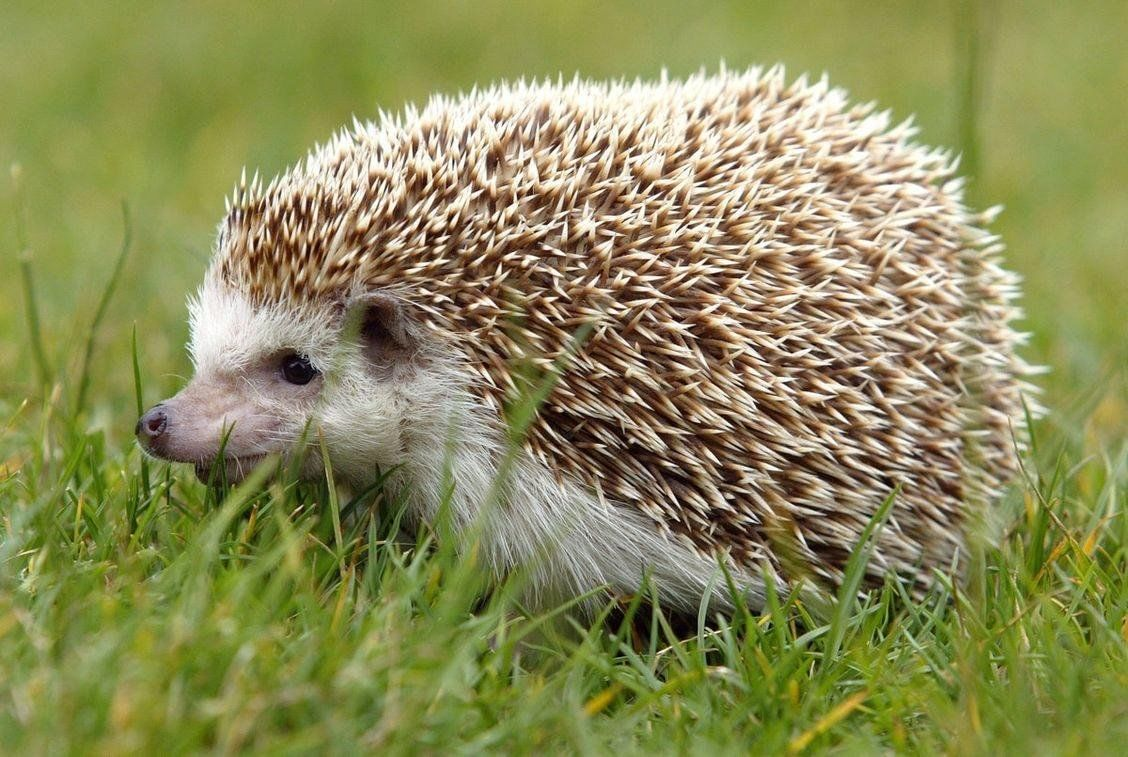
#> input picture 02_libraries_practice/opencv_practice/images/ежик.jpg, 1128 x 757 px, found by its file name
$ python '1 найти фрагмент засекание времени match.py'
#> lines starting #> are read from the running program, lines starting #| are printed output that depends on the picture; after the words box and inside, x2 and y2 are one past the last pixel; in counts of white or black regions, pixels touching at a corner belong together
import cv2
import numpy as np
import time

def main():
    img_path = r"C:\Users\ZiganshinShamil\Desktop\Study\ml_study\02_libraries_practice\opencv_practice\images\ежик.jpg"
    templ_path = r"C:\Users\ZiganshinShamil\Desktop\Study\ml_study\02_libraries_practice\opencv_practice\images\template.png"

    img = cv2.imread(img_path, cv2.IMREAD_GRAYSCALE)
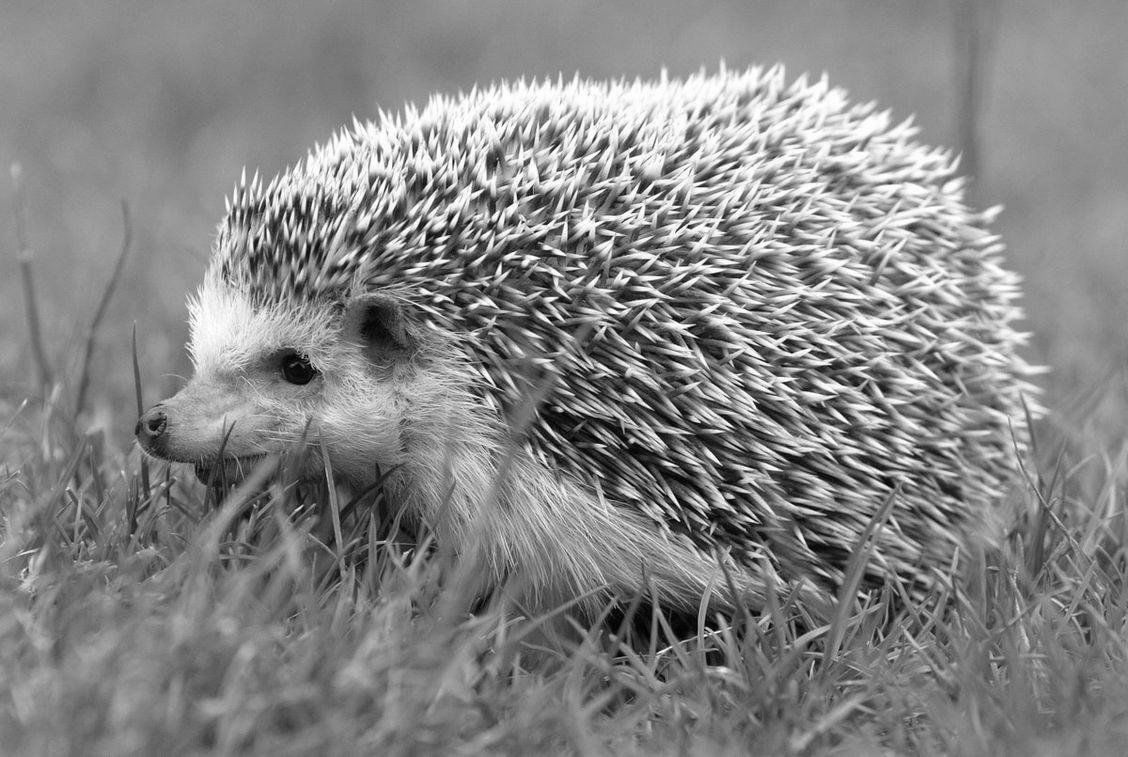
#> img: shape (757, 1128); min 0, max 255, mean 133.7
    templ = cv2.imread(templ_path, cv2.IMREAD_GRAYSCALE)
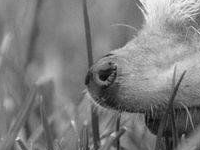
#> input picture 02_libraries_practice/opencv_practice/images/template.png, 200 x 150 px, found by its file name
#> templ is the input picture: shape (150, 200); min 5, max 253, mean 125.3


    start_time = time.time()
    res = cv2.matchTemplate(img, templ, cv2.TM_CCOEFF_NORMED)
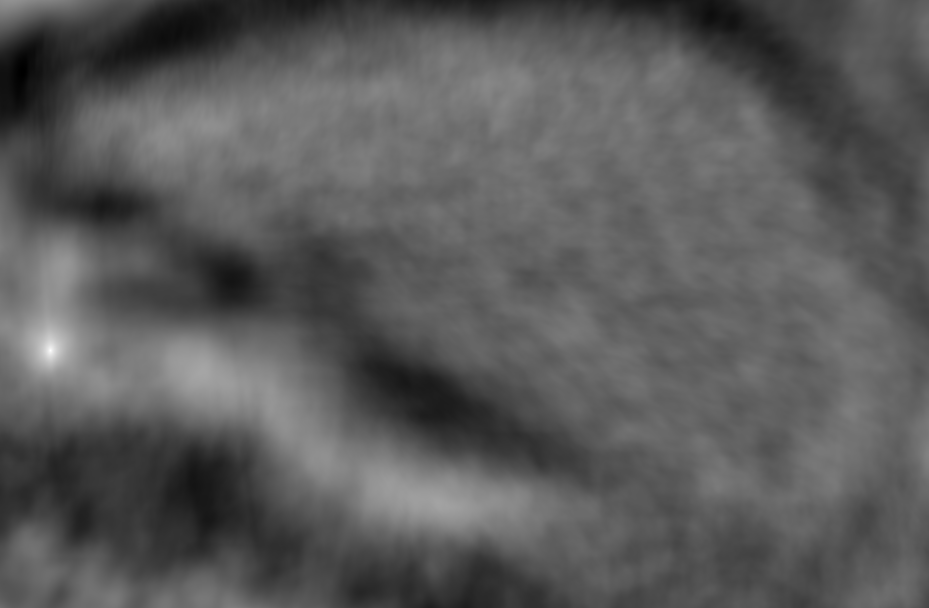
#> res: shape (608, 929) float32; min -0.53, max 1, mean 0.0136; drawn with min black and max white
    end_time = time.time()

    print(f"Время выполнения cv2.matchTemplate: {end_time - start_time:.4f} секунд")


    min_val, max_val, min_loc, max_loc = cv2.minMaxLoc(res)
#> min_val = -0.53; max_val = 1; min_loc = (22, 72); max_loc = (50, 350)
    top_left = max_loc
#> top_left = (50, 350)
    max_correlation_value = max_val
#> max_correlation_value = 1

    print("Максимальная корреляция в точке:", top_left)
#| Максимальная корреляция в точке: (50, 350)
    print("Значение корреляции:", max_correlation_value)
#| Значение корреляции: 1.0

    img_color = cv2.imread(img_path)
#> img_color is the input picture: shape (757, 1128, 3); mean B, G, R 87.9, 139.8, 139.3
    h, w = templ.shape
#> h = 150; w = 200
    bottom_right = (top_left[0] + w, top_left[1] + h)
#> bottom_right = (250, 500)
    cv2.rectangle(img_color, top_left, bottom_right, (0, 0, 255), 2)
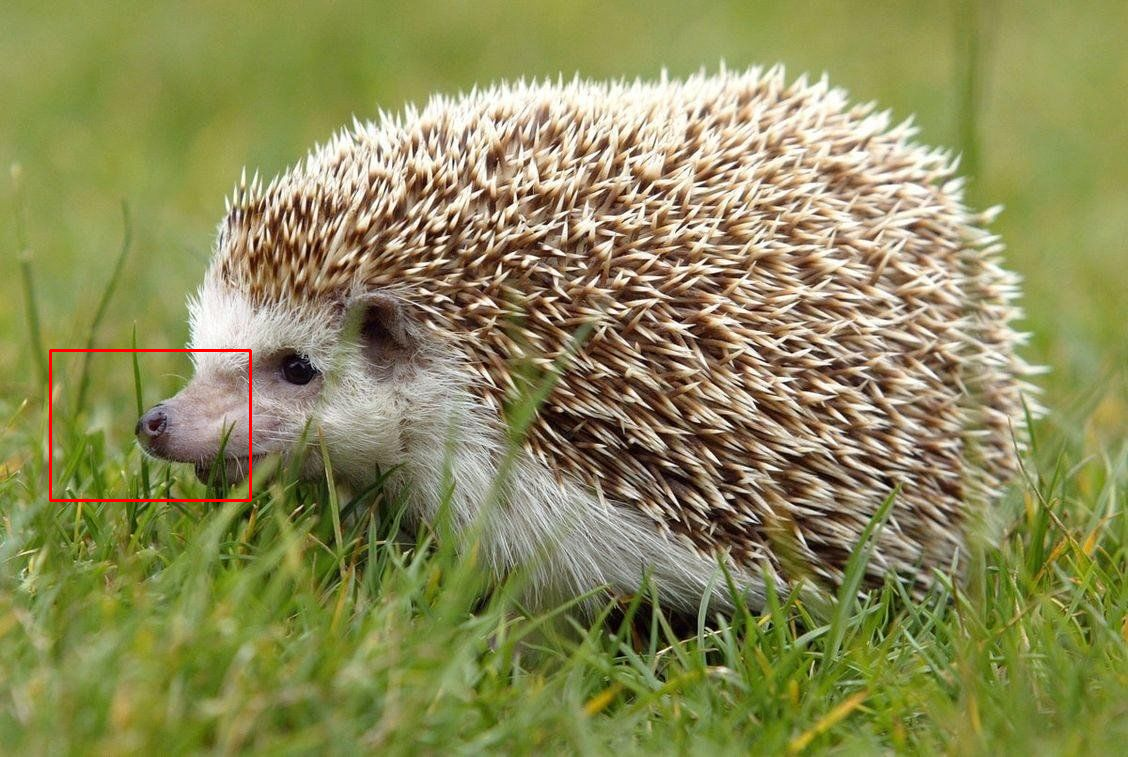
#> img_color: shape (757, 1128, 3); 0.25% of pixels changed, all inside (x1, y1, x2, y2) = (49, 349, 252, 502)


    vis_res = cv2.normalize(res, None, 0, 255, cv2.NORM_MINMAX).astype(np.uint8)

    cv2.imwrite(r"C:\Users\ZiganshinShamil\Desktop\Study\ml_study\02_libraries_practice\opencv_practice\images\корреляция_cv2.png", vis_res)
    cv2.imwrite(r"C:\Users\ZiganshinShamil\Desktop\Study\ml_study\02_libraries_practice\opencv_practice\images\совпадение_cv2.png", img_color)

    cv2.imshow("Корреляция cv2", vis_res)
    cv2.imshow("Совпадение cv2", img_color)
    cv2.waitKey(0)
    cv2.destroyAllWindows()

main()
